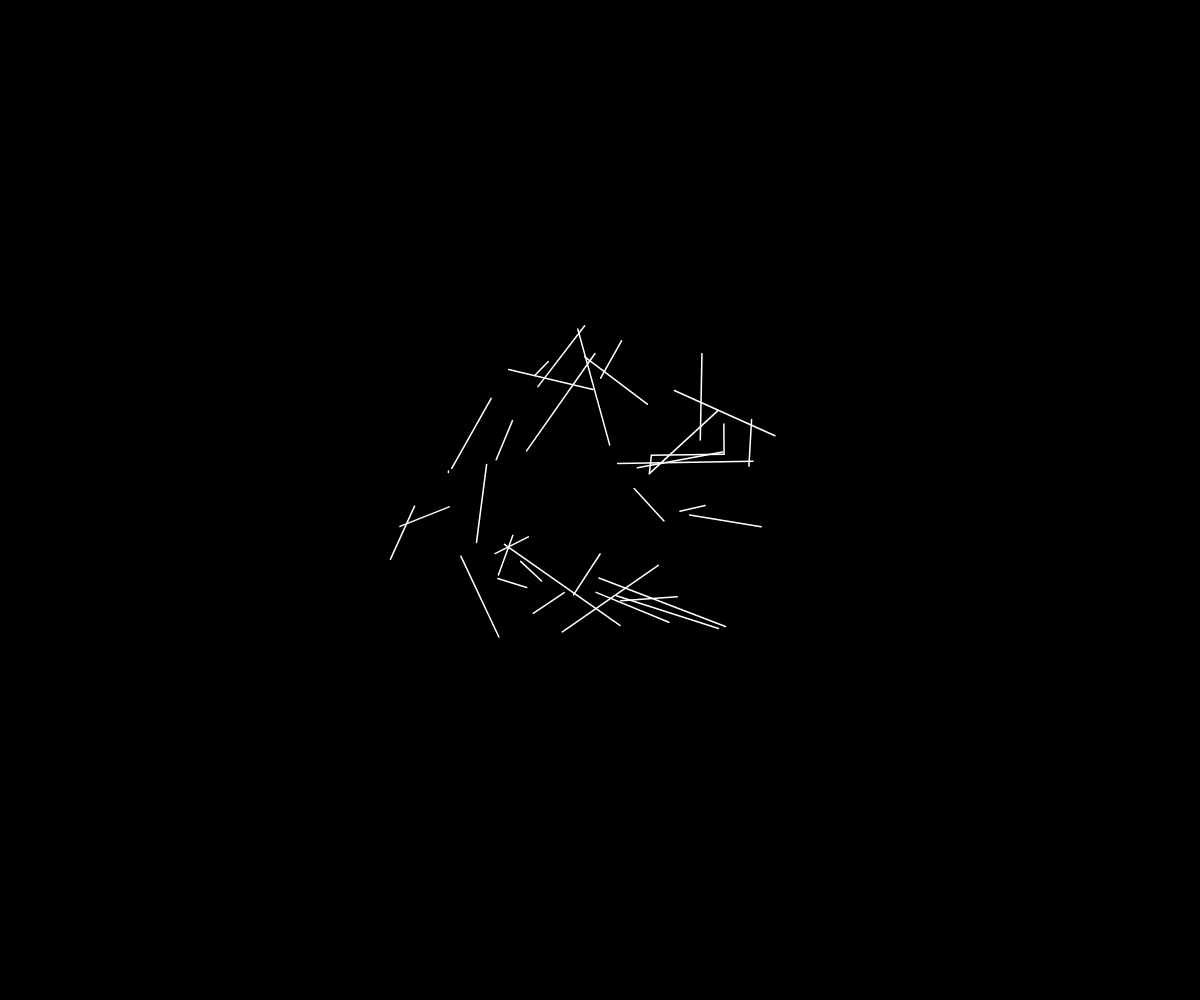
Frame 1 (no input)
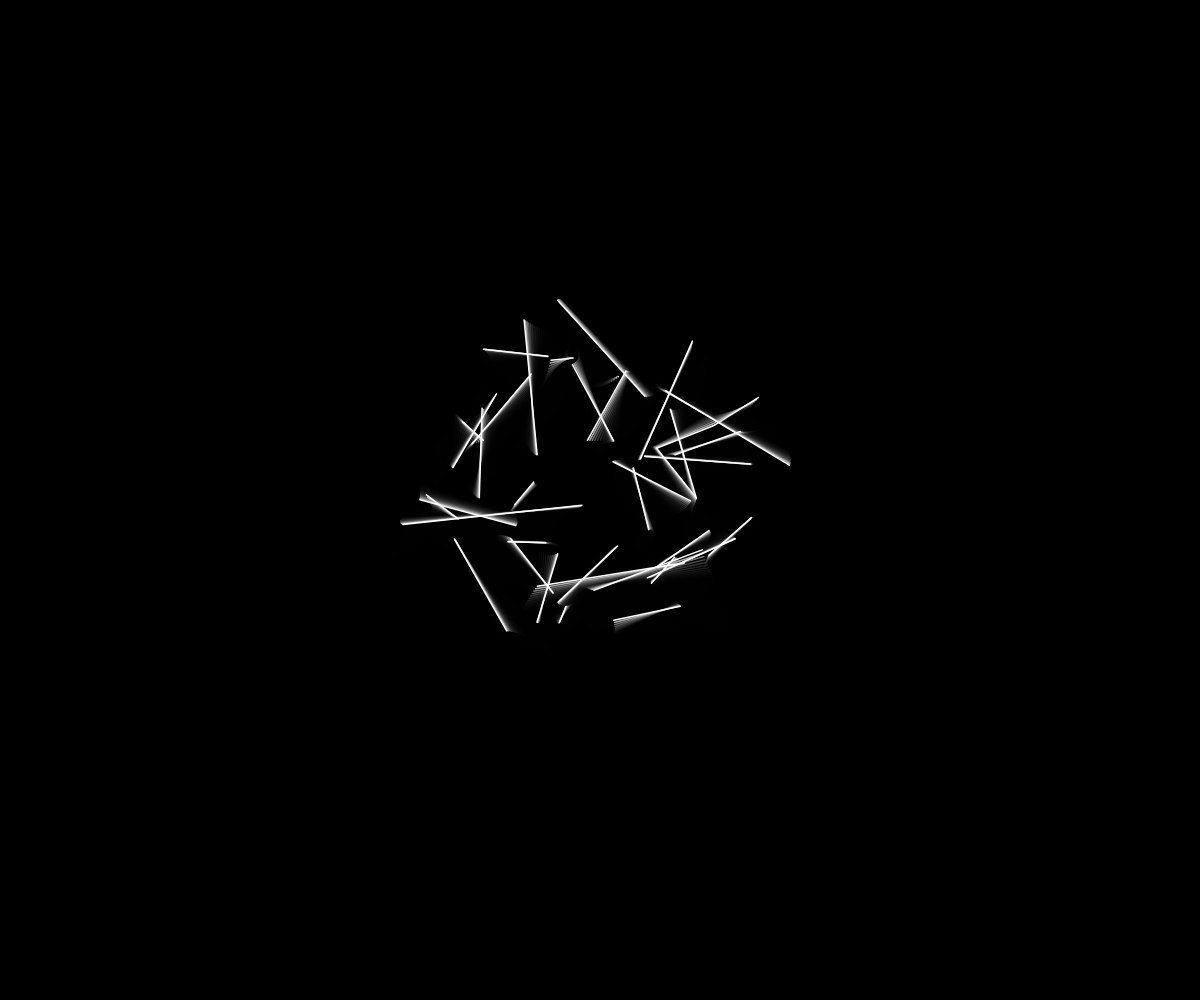
Frame 60 (no input)
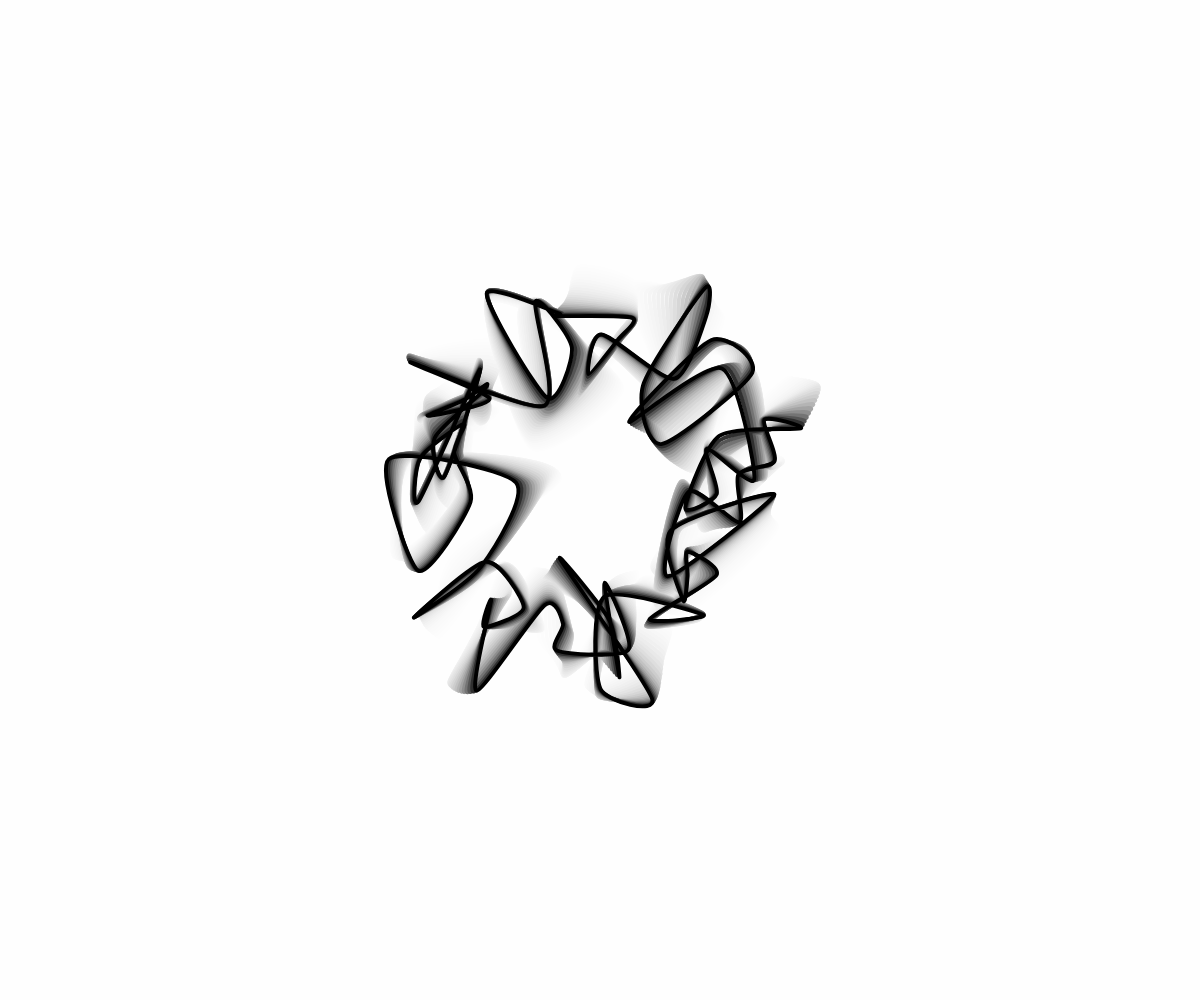
Frame 120 (the mouse pressed at the canvas centre since frame 60)

The p5.js sketch that drew these frames (run headless with seeded random() and noise() and a simulated clock; from frame 60 on, the mouse is pressed at the canvas centre):

// p5.js sketch
// ── sketch.js
// Blobby thingy

// Variable ranges
let pointNumRange = { min: 3, max: 100 }
let speedRange = { min: 0.005, max: 0.02 }
let randomnessRange = { min: 5, max: 180 }
let radiusRange = { min: 50, max: 250 }
let backgroundAlphaRange = { min: 10, max: 100 }
let lineThicknessRange = { min: 0.05, max: 5 }
let tightnessRange = { min: -1, max: 1 }

// Changeable variables
let pointNum = 3;
let speed = 0.005;
let randomness = 30;
let radius = 200;
let filled = false;
let contrast = false;
let backgroundAlpha = 10;
let lineThickness = 1;
let tightness = 0;
let type = 0;

// Private variables
let types = [0, 5, 1, "quad_strip", "tess"];
let points = [];
let angle = 360;
let step;

// Variables for changing stuff manually
let speedChange = 0.005;
let pointChangeFine = 1;
let radiusChange = 10;
let pointChange = 5;
let randomnessChange = 2;

function randomize() {
  background(contrast ? 255 : 0);

  pointNum = random(pointNumRange.min, pointNumRange.max);
  speed = random(speedRange.min, speedRange.max);
  randomness = random(randomnessRange.min, randomnessRange.max);
  radius = random(radiusRange.min, radiusRange.max);
  backgroundAlpha = random(backgroundAlphaRange.min, backgroundAlphaRange.max);
  lineThickness = random(lineThicknessRange.min, lineThicknessRange.max);
  tightness = random(tightnessRange.min, tightnessRange.max);
  filled = Math.floor(random(0, 5)) ? false : true;
  contrast = Math.floor(random(0, 2)) ? true : false;
  type = types[Math.floor(random(0, types.length))];

  step = TWO_PI / pointNum;
  
  for (let i = 0; i < pointNum; i++) {
    createPoint();
    reset(i);
  }
}

function reset(point) {
  step = TWO_PI / pointNum;
  
  points[point].x = radius * sin(angle);
  points[point].y = radius * cos(angle);
  
  points[point].startX = points[point].x;
  points[point].startY = points[point].y;
  
  angle += step;
}

function createPoint() {
  points.push({
    x: 0,
    y: 0,
    startX: 0,
    startY: 0,
    xOffset: random(100),
    yOffset: random(100)
  });  
}

function setup() {
  createCanvas(windowWidth, windowHeight)
  randomize();
}  
  
function draw() {
  background(contrast ? 255 : 0, backgroundAlpha);
  translate(width / 2, height / 2);

  if (filled) fill(contrast ? 0 : 255);
  else noFill();

  if (contrast) stroke(0, 255);
  else stroke(255, 255);

  strokeWeight(lineThickness);
  curveTightness(tightness);
  beginShape(type);
  console.log(type);
  
  for (let i = 0; i < pointNum; i++) {
    points[i].xOffset += speed;
    points[i].yOffset += speed;
    
    const minX = points[i].startX - randomness;
    const maxX = points[i].startX + randomness;
    points[i].x = noise(points[i].xOffset) * (maxX - minX) + minX;

    const minY = points[i].startY - randomness;
    const maxY = points[i].startY + randomness;
    points[i].y = noise(points[i].yOffset) * (maxY - minY) + minY;    
    
    curveVertex(points[i].x, points[i].y);
  }    
  
  for (let k = 0; k < 3; k++) {
    curveVertex(points[k].x, points[k].y);
  }
  
  endShape();
  
  // Holding down keys
  // if (keyIsDown(87)) {
  //   radius += radiusChange
  //   for (let i = 0; i < pointNum; i++) {
  //     reset(i);
  //   }  
  // } else if (keyIsDown(83)) {
  //   radius -= radiusChange
  //   for (let i = 0; i < pointNum; i++) {
  //     reset(i);
  //   }  
  // }
  
  // if (keyIsDown(68)) {
  //   randomness += randomnessChange
  //   randomness = constrain(randomness, 0, 200);
  // } else if (keyIsDown(65)) {
  //   randomness -= randomnessChange
  //   randomness = constrain(randomness, 0, 200);
  // }

}

function keyPressed() {
  // if (keyCode == UP_ARROW) {
  //   if (keyIsDown(SHIFT)) pointNum += pointChangeFine;
  //   else pointNum += pointChange;
    
  //   for (let i = 0; i < pointNum; i++) {
  //     createPoint();
  //     reset(i);
  //   }  
  // } else if (keyCode == DOWN_ARROW) {  
  //   if (pointNum > pointChange) {
  //     if (keyIsDown(SHIFT)) pointNum -= pointChangeFine;
  //     else pointNum -= pointChange;
  
  //     points.pop();
  //     for (let i = 0; i < pointNum; i++) {
  //       reset(i);
  //     }  
  //   }
  // }

  // if (keyCode == RIGHT_ARROW) speed += speedChange
  // else if (keyCode == LEFT_ARROW) speed -= speedChange

  // if (keyCode == 32) filled = !filled;

  if (keyCode == 32) randomize();
}

function mousePressed() {
  randomize();
}
